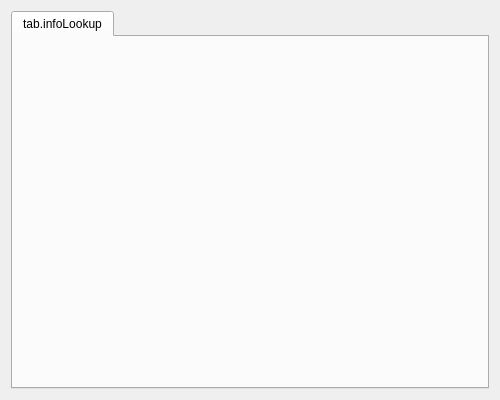
<?xml version="1.0" encoding="UTF-8"?>
<ui version="4.0">
 <class>TabToolsEntry</class>
 <widget class="QWidget" name="TabToolsEntry">
  <property name="geometry">
   <rect>
    <x>0</x>
    <y>0</y>
    <width>500</width>
    <height>400</height>
   </rect>
  </property>
  <property name="windowTitle">
   <string notr="true">TabToolsEntry</string>
  </property>
  <layout class="QVBoxLayout" name="verticalLayout">
   <item>
    <widget class="QTabWidget" name="tabWidget">
     <property name="currentIndex">
      <number>0</number>
     </property>
     <widget class="TabTools_InfoLookup" name="tab">
      <attribute name="title">
       <string>tab.infoLookup</string>
      </attribute>
     </widget>
    </widget>
   </item>
  </layout>
 </widget>
 <customwidgets>
  <customwidget>
   <class>TabTools_InfoLookup</class>
   <extends>QWidget</extends>
   <header>ui.implements.tabs.tabTools.tabTools_InfoLookup</header>
   <container>1</container>
  </customwidget>
 </customwidgets>
 <resources/>
 <connections/>
</ui>
